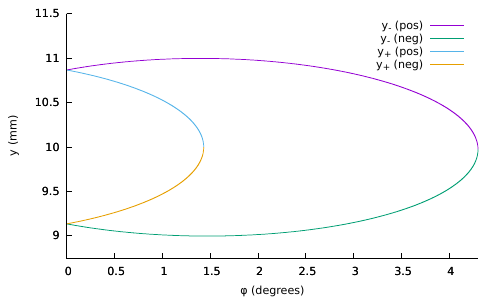

This figure's gnuplot source:
set term pdfcairo enhanced
set output 'intersection-solutions.pdf'

R = 10
r = 0.5
w = 0.5

to_rad(x) = x / 180 * pi
delta(x, sign) = 4 * R**2 * cos(x)**2 - sign * 4 * w * R * sin(x) - 4 * (R**2 - r**2) - w**2
soln(x, sign1, sign2) = R * cos(x) + sign2 * sqrt(delta(x, sign1))

limpos = asin((r - w/2) / R) / pi * 180
limneg = asin((r + w/2) / R) / pi * 180

set xrange [0:4.5]
set yrange [8.75:11.5]
set xlabel '{/Symbol f} (degrees)'
set ylabel 'y (mm)'
set border 3
set tics nomirror front
set samples 100000

plot [0:limneg] soln(to_rad(x), -1, 1) title 'y_{-} (pos)', [0:limneg] soln(to_rad(x), -1, -1) title 'y_{-} (neg)', [0:limpos] soln(to_rad(x), 1, 1) title 'y_{+} (pos)', [0:limpos] soln(to_rad(x), 1, -1) title 'y_{+} (neg)'
